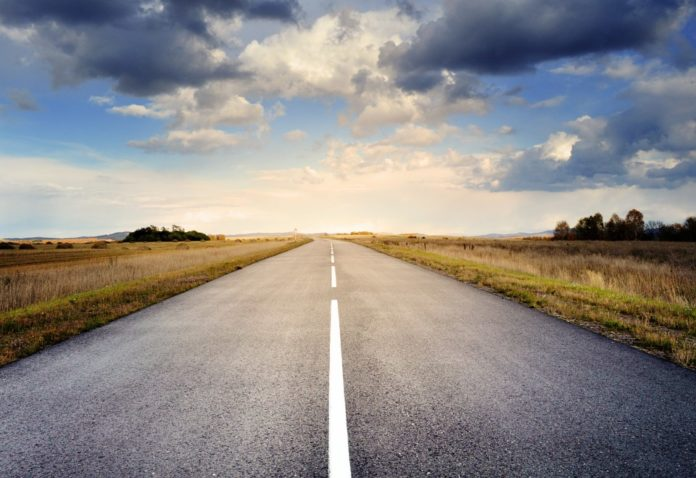
#> input picture 02 Deteccion de lineas/img/image2.jpg, 696 x 478 px
$ python index.py
#> lines starting #> are read from the running program, lines starting #| are printed output that depends on the picture
# -*- coding: utf-8 -*-
"""
Created on Thu Jul  9 20:53:58 2020

@author: pcardona

matplotlib: https://matplotlib.org/
cv2 : https://opencv.org/
numpy : https://numpy.org/

"""


import matplotlib.image as mpimg
import matplotlib.pyplot as plt
import numpy as np
import cv2

#img_Color = mpimg.imread("img/image.jpg")
img_Color = mpimg.imread("img/image2.jpg")
#> img_Color is the input picture: shape (478, 696, 3); mean R, G, B 142.2, 138, 136.2
#plt.imshow(img_Color)
img_Color.shape

img_Gris = cv2.cvtColor(img_Color,  cv2.COLOR_BGR2GRAY)
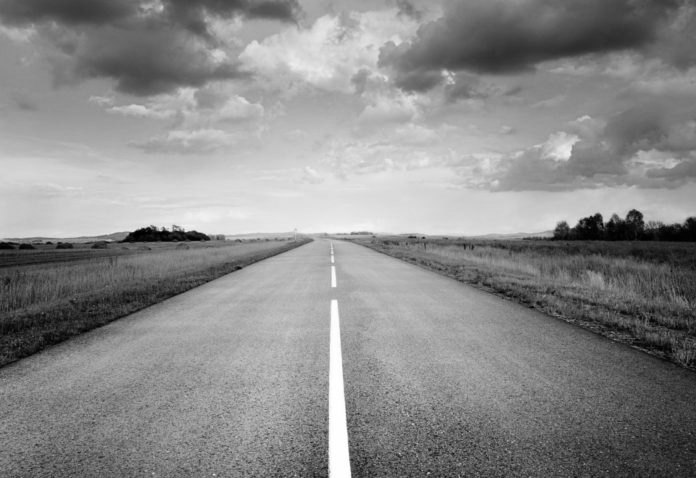
#> img_Gris: shape (478, 696); min 0, max 255, mean 138
#plt.imshow(img_Gris, cmap='gray')
img_Gris.shape

img_Copia = np.copy(img_Gris)
img_Copia[(img_Copia[:,:]<250)]=0
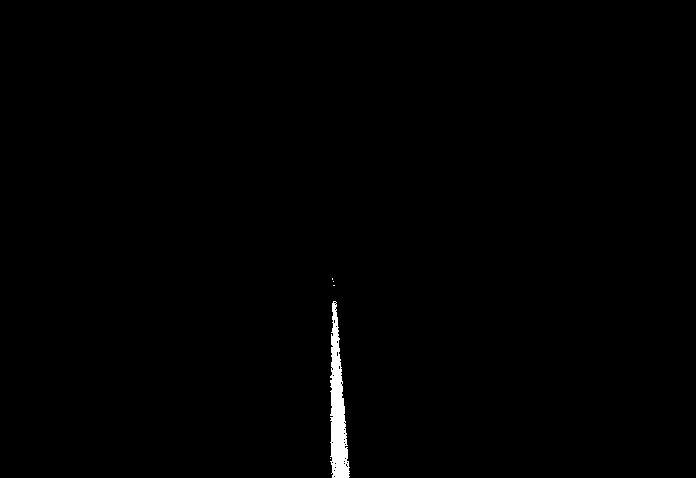
#> img_Copia: shape (478, 696); min 0, max 255, mean 1.5
plt.imshow(img_Copia, cmap="gray")
plt.show()
